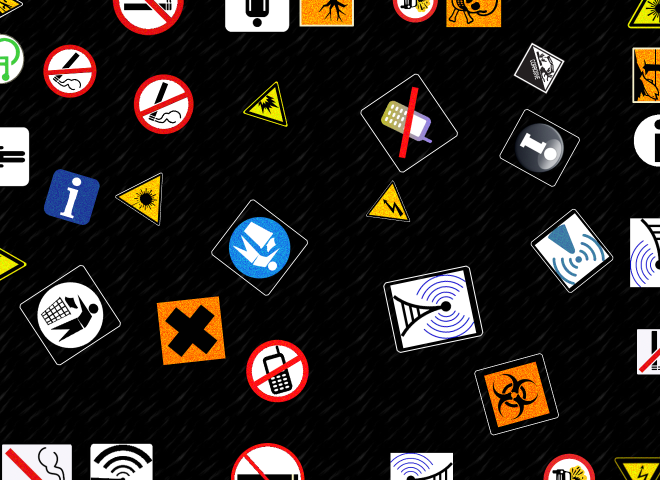
%> input picture TRABALHO_2/Seq39x/imagens/svpi2023_TP2_img_391_09.png, 1320 x 960 px (shown at 1/2 size); its folder holds only this picture in this run
$ octave counter_v4_bsxfun.m   (GNU Octave 9; MATLAB toolbox functions it lacks are replaced by stand-ins)
%> lines starting %> are read from the running program, lines starting %| are printed output that depends on the picture; in (x1, y1, x2, y2) boxes, pixels count from 0 and x2, y2 are one past the last pixel; in counts of white or black regions, pixels touching at a corner belong together; the program's own positions count from 1
clear all
close all
clc
%function tp2_97746()
nn = 97746;

dificuldade = 1; % 1-hardest; 2-mid; 3 - easier

% lista = dir("Imagens de Referência/frame/svpi2023_TP2_img_*"+dificuldade+"_*.png");
% lista = dir("Imagens de Referência/noframe/svpi2023_TP2_img_*"+dificuldade+"_*.png");
 lista = dir("Seq39x/imagens/svpi2023_TP2_img_*"+dificuldade+"_*.png");
% lista = dir("../svpi2023_TP2_img_*"+dificuldade+"_*.png");

num_files = size(lista,1);
matrix = zeros(num_files,18);
for i=1:num_files
    tic
    file = lista(i).name;
    num_seq = str2double(file(18:20));
    num_img = str2double(file(22:23));
    image = im2double(imread([lista(i).folder,'\',lista(i).name]));
    %imshow(image)
    figure
    [obj_border,obj_ok,obj_frame,bio,cor,elec,explo,info,laser,lit,phone,smoking,tox,wc,wifi] = func_identifier(image);
% [9 lines not run here, left out]
function [obj_border,obj_ok,obj_frame,bio,cor,elec,explo,info,laser,lit,phone,smoking,tox,wc,wifi] = func_identifier(image)
obj_border = 0;
obj_ok = 0;
obj_frame = 0;
bio = 0;
cor = 0;
elec = 0;
explo = 0;
info = 0;
laser = 0;
lit = 0;
phone = 0;
smoking = 0;
tox = 0;
wc = 0;
wifi = 0;

Z_hsv = rgb2hsv(image);
%> Z_hsv: size 960x1320x3 double; mean H, S, V 0.0408, 0.078, 0.178
Z = Z_hsv(:,:,3);
Z = imadjust(Z);
Z = autobin(Z);
%> in autobin, `mask = graythresh(A);`: mask = 0.475
%> in autobin, `Z = imbinarize(A,mask);`:
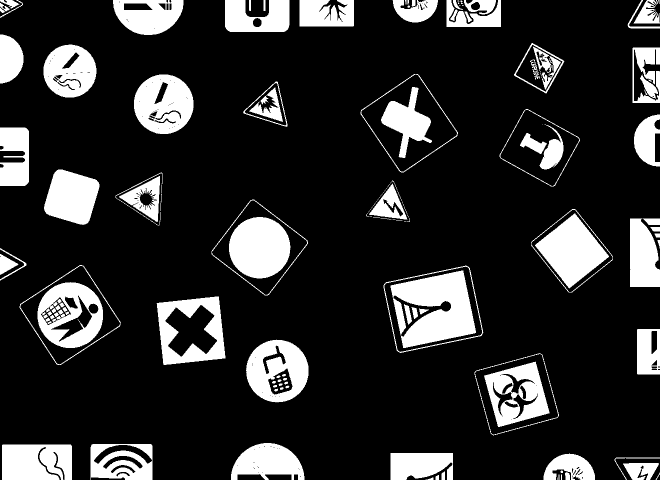
%> Z: size 960x1320 logical (shown at 1/2 size); 17.8% white; 153 white regions (46 under 20 px), largest, box (x1, y1, x2, y2) and area: (781, 541, 952, 696) 16519, (458, 434, 581, 557) 11820, (1070, 427, 1218, 577) 11349
% figure
% imshow(Z)
Z_hsv_2 = autobin(imadjust(Z_hsv(:,:,2)));
%> in autobin (call 2), `mask = graythresh(A);`: mask = 0.471
%> in autobin (call 2), `Z = imbinarize(A,mask);`:
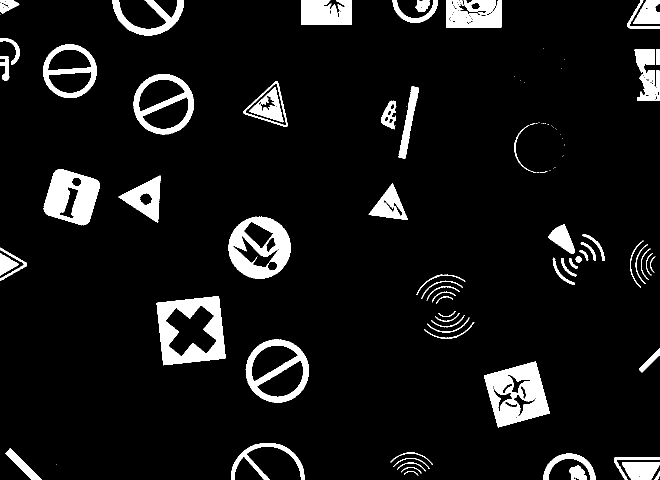
%> Z: size 960x1320 logical (shown at 1/2 size); 8% white; 101 white regions (35 under 20 px), largest, box (x1, y1, x2, y2) and area: (313, 592, 451, 731) 9864, (968, 723, 1100, 855) 9788, (457, 433, 582, 558) 8348
Z_hsv_1 = autobin(imadjust(Z_hsv(:,:,1)));
%> in autobin (call 3), `Z = imbinarize(A,mask);`: Z: size 960x1320 logical; 4.9% white; 461 white regions (383 under 20 px), largest, box (x1, y1, x2, y2) and area: (4, 888, 144, 960) 9096, (457, 433, 582, 558) 8850, (87, 338, 200, 451) 8042
% [6 lines of commented-out code are left out]


tolerance = 0.2;
tolerance_inf = 1-tolerance;
tolerance_sup = 1+tolerance;

mask = bwareaopen(Z, 200);
%> mask: size 960x1320 logical; 17.5% white; 56 white regions
[L,~] = bwlabel(mask);
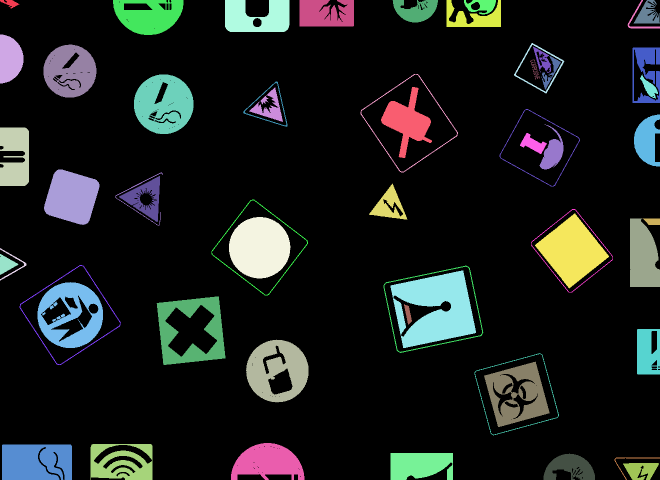
%> L: size 960x1320 double (shown at 1/2 size); 57 distinct labels, from 0 to 56; one colour per label, 0 black
features = regionprops(mask,'all');
%> features = 56 regions; largest, box (x1, y1, x2, y2), Area, Centroid, MajorAxisLength, MinorAxisLength and Eccentricity: (781, 541, 952, 696) 16519 [871.7 618.2] 171.7 157.5 0.399, (458, 434, 581, 557) 11820 [519.8 495.9] 122.7 122.6 0.0441, (1070, 427, 1218, 577) 11349 [1144.6 502.2] 127.8 118.5 0.375
border_limits_solidity = [0.044261*tolerance_inf 0.053804*tolerance_sup];
border_limits_circularity = [0.037822*tolerance_inf 0.046407*tolerance_sup];
border_idx_solidity = find([features.Solidity] > border_limits_solidity(1) & [features.Solidity]<border_limits_solidity(2));
%> border_idx_solidity = [7 13 17 25 28 35 37 41]
border_idx_circularity = find([features.Circularity] > border_limits_circularity(1) & [features.Circularity]<border_limits_circularity(2));
%> border_idx_circularity = [7 17 25 28 35 37 41 47]

mask = ismember(L, intersect(border_idx_solidity, border_idx_circularity));
%> mask: size 960x1320 logical; 0.51% white in thin lines or dots, all inside (x1, y1, x2, y2) = (39, 148, 1226, 871)
filled = imfill(mask, 'holes');
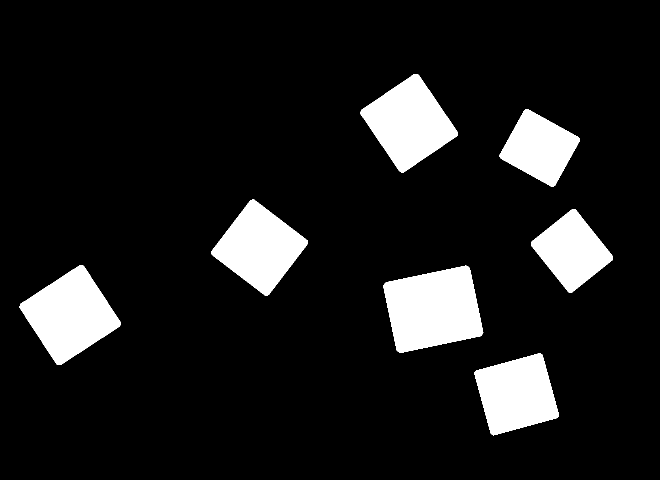
%> filled: size 960x1320 logical (shown at 1/2 size); 10.8% white; 7 white regions
features_filled = regionprops(filled,'all');
%> features_filled = 7 regions; largest, box (x1, y1, x2, y2), Area, Centroid, MajorAxisLength, MinorAxisLength and Eccentricity: (767, 531, 967, 706) 25472 [867 619] 203.9 166.1 0.58, (39, 530, 242, 730) 22408 [140.9 630.8] 176.8 168.7 0.299, (721, 148, 916, 345) 21142 [818.8 246.8] 173.9 161.8 0.367, (423, 399, 616, 591) 20048 [519.8 495.6] 166.2 160.5 0.259
border_idx_circularity = find([features_filled.Circularity] > 0.7);
%> border_idx_circularity = [1 2 3 4 5 6 7]
obj_frame = length(border_idx_circularity);
%> obj_frame = 7
Z_1 = logical(Z-mask);

img = imdilate(Z_1,ones(3));
%> img: size 960x1320 logical; 19.6% white; 62 white regions (1 under 20 px), largest, box (x1, y1, x2, y2) and area: (780, 540, 953, 697) 17620, (457, 433, 582, 558) 12318, (74, 563, 207, 697) 12185
img = imfill(img,'holes');
%> img: size 960x1320 logical; 21.2% white; 49 white regions (1 under 20 px), largest, box (x1, y1, x2, y2) and area: (780, 540, 953, 697) 19764, (312, 592, 452, 731) 16155, (74, 563, 207, 697) 14107
Z_1 = bwconvhull(img,'objects');
%> Z_1: size 960x1320 logical; 22.4% white; 37 white regions, largest, box (x1, y1, x2, y2) and area: (780, 540, 953, 697) 20023, (312, 592, 452, 731) 16386, (74, 563, 207, 697) 14240
Z_1 = bwmorph(Z_1,"bridge");
Z_1 = bwareaopen(Z_1, 200);

S = false(size(Z));
S(1,:)=1;S(end,:)=1;
%> after `S(1,:)=1`: S: size 960x1320 logical; 0.1% white in thin lines or dots, all inside (x1, y1, x2, y2) = (0, 0, 1320, 1)
S(:,1)=1;S(:,end)=1;
%> after `S(:,end)=1`: S: size 960x1320 logical; 0.36% white in thin lines or dots
S = and(S,Z_1);
%> S: size 960x1320 logical; 0.17% white in thin lines or dots
M = imreconstruct(S,Z_1);
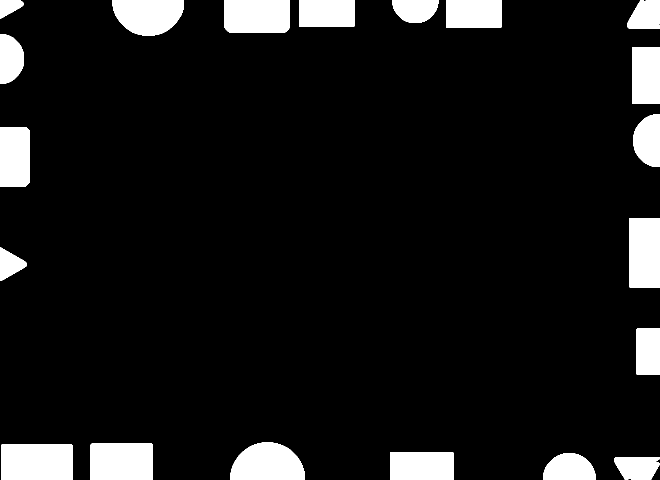
%> M: size 960x1320 logical (shown at 1/2 size); 9.2% white; 20 white regions, largest, box (x1, y1, x2, y2) and area: (3, 888, 145, 960) 10220, (180, 887, 306, 960) 9187, (461, 885, 610, 960) 8924

[~,obj_border] = bwlabel(M);
%> obj_border = 20

N = and(Z_1,not(M));
[L,obj_ok] = bwlabel(N);
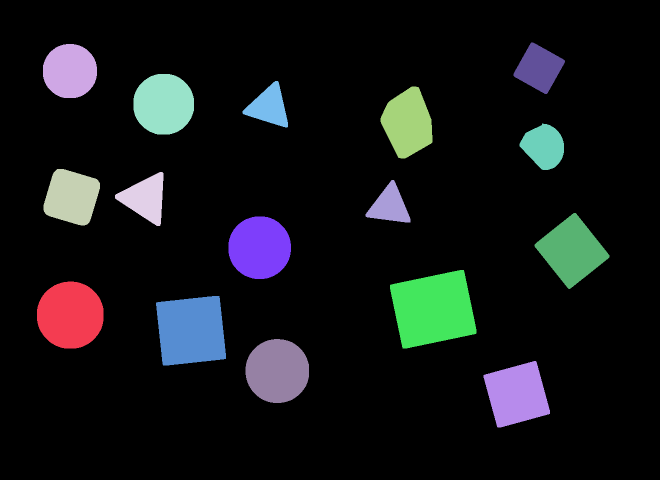
%> L: size 960x1320 double (shown at 1/2 size); 17 distinct labels, from 0 to 16; one colour per label, 0 black
%> obj_ok = 16
L = and(L,Z);
L_2 = and(L,Z_hsv_2);
%> L_2: size 960x1320 logical; 4.9% white; 31 white regions, largest, box (x1, y1, x2, y2) and area: (313, 593, 451, 730) 9379, (968, 723, 1099, 854) 9162, (458, 434, 581, 557) 8068
L_3 = and(L,Z_hsv_1);
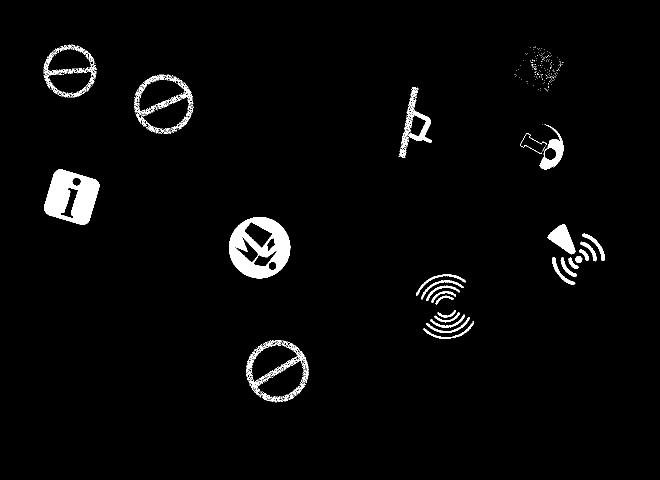
%> L_3: size 960x1320 logical (shown at 1/2 size); 2.7% white; 382 white regions (334 under 20 px)
imshow(L)
features = regionprops(logical(L),'Circularity','Centroid','Solidity','Area','BoundingBox','Eccentricity','Image');
%> features = 85 regions; largest, box (x1, y1, x2, y2), Area, Centroid, Eccentricity, Circularity and Solidity: (781, 541, 952, 696) 16519 [871.7 618.2] 0.399 0.253 0.853, (458, 434, 581, 557) 11820 [519.8 495.9] 0.0441 0.988 0.989, (1070, 427, 1218, 577) 11349 [1144.6 502.2] 0.375 0.784 0.986
features_2 = regionprops(logical(L_2),'Circularity','Centroid','Solidity','Area','BoundingBox','Eccentricity','Image');
%> features_2 = 31 regions; largest, box (x1, y1, x2, y2), Area, Centroid, Eccentricity, Circularity and Solidity: (313, 593, 451, 730) 9379 [382.6 661.8] 0.0131 0.473 0.592, (968, 723, 1099, 854) 9162 [1035.7 789] 0.102 0.62 0.788, (458, 434, 581, 557) 8068 [520.6 497.1] 0.361 0.675 0.675
features_3 = regionprops(logical(L_3),'Circularity','Centroid','Solidity','Area','BoundingBox','Eccentricity','Image');
%> features_3 = 382 regions; largest, box (x1, y1, x2, y2), Area, Centroid, Eccentricity, Circularity and Solidity: (458, 434, 581, 557) 8570 [520.4 497.1] 0.346 0.717 0.717, (88, 339, 199, 450) 7797 [143.9 394.3] 0.307 0.758 0.868, (798, 174, 864, 316) 1944 [831.7 251.7] 0.858 0.0407 0.337

Patts = [[features.Circularity]' [features.Solidity]' [features.Eccentricity]' [features.Eccentricity]'];
%> Patts = 85 rows, first 8: [0.698 0.702 0.338 0.338; 0.912 0.907 0.207 0.207; 0.847 0.915 0.731 0.731; 0.86 0.984 0.039 0.039; 0.796 0.885 0.696 0.696; 0.781 0.895 0.815 0.815; 0.848 0.923 0.527 0.527; 0.733 0.844 0.899 0.899]
Patts_2 = [[features_2.Circularity]' [features_2.Solidity]' [features_2.Eccentricity]' [features_2.Eccentricity]'];
%> Patts_2 = 31 rows, first 8: [0.405 0.403 0.365 0.365; 0.743 0.851 0.332 0.332; 0.477 0.795 0.0907 0.0907; 0.404 0.404 0.369 0.369; 0.473 0.592 0.0131 0.0131; 0.675 0.675 0.361 0.361; 0.0871 0.131 0.101 0.101; 0.405 0.411 0.361 0.361]
Patts = [[features.Circularity]' [features.Solidity]' [features.Eccentricity]'];
%> Patts = 85 rows, first 12: [0.698 0.702 0.338; 0.912 0.907 0.207; 0.847 0.915 0.731; 0.86 0.984 0.039; 0.796 0.885 0.696; 0.781 0.895 0.815; 0.848 0.923 0.527; 0.733 0.844 0.899; 0.86 0.906 0.488; 0.862 0.946 0.578; 0.866 0.931 0.451; 0.817 0.912 0.472]
Patts_2 = [[features_2.Circularity]' [features_2.Solidity]' [features_2.Eccentricity]'];
%> Patts_2 = 31 rows, first 12: [0.405 0.403 0.365; 0.743 0.851 0.332; 0.477 0.795 0.0907; 0.404 0.404 0.369; 0.473 0.592 0.0131; 0.675 0.675 0.361; 0.0871 0.131 0.101; 0.405 0.411 0.361; 0.468 0.742 0.145; 0.54 0.844 0.337; 0.372 0.697 0.877; 0.24 0.925 0.996]
% [8 lines of commented-out code are left out]

noInfRows = ~any(isinf(Patts), 2);
%> noInfRows = 85 logical values, 85 true
Patts = Patts(noInfRows,:);

noInfRows_2 = ~any(isinf(Patts_2), 2);
%> noInfRows_2 = 31 logical values, 31 true
Patts_2 = Patts_2(noInfRows_2,:);

%
boxes = zeros(size([features.Circularity],2),4);
for b=1:size([features.Circularity],2)
    boxes(b,:) = features(b).BoundingBox;
end
%> this loop made 85 passes
%> after the loop, boxes = 85 rows, first 8: [75.5 564.5 131 132; 87.5 89.5 106 106; 87.5 629.5 9 8; 88.5 339.5 111 111; 91.5 635.5 9 9; 92.5 617.5 8 8; 95.5 623.5 9 9; 95.5 642.5 8 6]
boxes = boxes(noInfRows,:);
%

d_bio = nan(size(Patts,1),3);
%> d_bio = 85 rows, first 12: [NaN NaN NaN; NaN NaN NaN; NaN NaN NaN; NaN NaN NaN; NaN NaN NaN; NaN NaN NaN; NaN NaN NaN; NaN NaN NaN; NaN NaN NaN; NaN NaN NaN; NaN NaN NaN; NaN NaN NaN]
d_corrosive = d_bio;
%> d_corrosive has the same summary as d_bio
d_elet = d_bio;
%> d_elet has the same summary as d_bio
d_explosive = d_bio;
%> d_explosive has the same summary as d_bio
d_info = d_bio; % info_2 canal 2 e info_3 canal 1
%> d_info has the same summary as d_bio
d_laser = d_bio;
%> d_laser has the same summary as d_bio
d_lixo = d_bio; %lixo_2
%> d_lixo has the same summary as d_bio
d_phone = d_bio; %phone_3
%> d_phone has the same summary as d_bio
d_cigar = d_bio;
%> d_cigar has the same summary as d_bio
d_toxic = d_bio;
%> d_toxic has the same summary as d_bio
d_wc = d_bio; %wc_3
%> d_wc has the same summary as d_bio
d_wifi = d_bio;%wifi_1
%> d_wifi has the same summary as d_bio

%bio
load parameters.mat

for iter=1:3
  d_bio(:,iter) = mahal(Patts,s.bio(:,:,iter));
  d_bio(:,iter) = d_bio(:,iter)./max(d_bio(:,iter));

  d_corrosive(:,iter) = mahal(Patts,s.corrosive(:,:,iter));
  d_corrosive(:,iter) = d_corrosive(:,iter)./max(d_corrosive(:,iter));

  d_elet(:,iter) = mahal(Patts,s.eletric(:,:,iter));
  d_elet(:,iter) = d_elet(:,iter)./max(d_elet(:,iter));

  d_explosive(:,iter) = mahal(Patts,s.explosive(:,:,iter));
  d_explosive(:,iter) = d_explosive(:,iter)./max(d_explosive(:,iter));

  d_laser(:,iter) = mahal(Patts,s.laser(:,:,iter));
  d_laser(:,iter) = d_laser(:,iter)./max(d_laser(:,iter));

  d_cigar(:,iter) = mahal(Patts,s.cigar(:,:,iter));
  d_cigar(:,iter) = d_cigar(:,iter)./max(d_cigar(:,iter));

  d_toxic(:,iter) = mahal(Patts,s.toxic(:,:,iter));
  d_toxic(:,iter) = d_toxic(:,iter)./max(d_toxic(:,iter));
end
%> (the run ends here)
